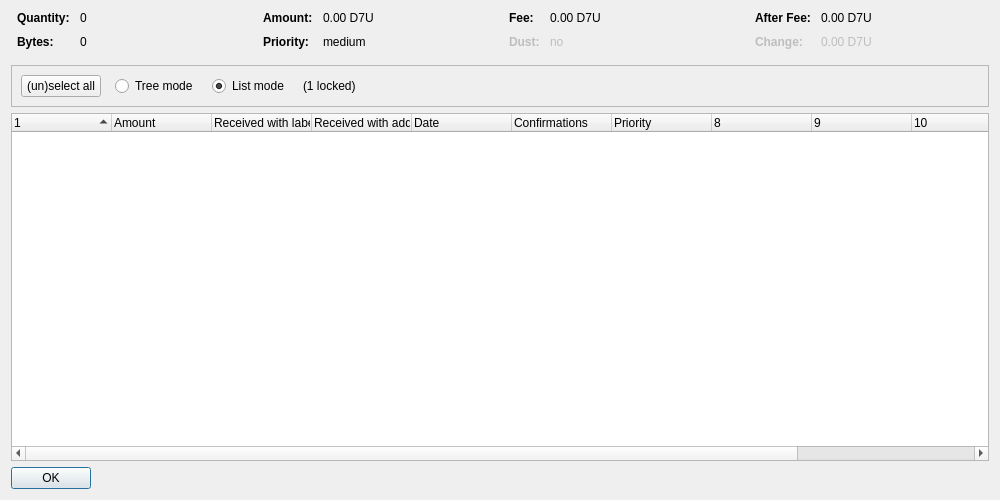
<?xml version="1.0" encoding="UTF-8"?>
<ui version="4.0">
 <class>CoinControlDialog</class>
 <widget class="QDialog" name="CoinControlDialog">
  <property name="geometry">
   <rect>
    <x>0</x>
    <y>0</y>
    <width>1000</width>
    <height>500</height>
   </rect>
  </property>
  <property name="windowTitle">
   <string>Coin Selection</string>
  </property>
  <layout class="QVBoxLayout" name="verticalLayout">
   <item>
    <layout class="QHBoxLayout" name="horizontalLayoutTop" stretch="0,0,0,0">
     <property name="topMargin">
      <number>0</number>
     </property>
     <property name="bottomMargin">
      <number>10</number>
     </property>
     <item>
      <layout class="QFormLayout" name="formLayoutCoinControl1">
       <property name="horizontalSpacing">
        <number>10</number>
       </property>
       <property name="verticalSpacing">
        <number>10</number>
       </property>
       <property name="leftMargin">
        <number>6</number>
       </property>
       <property name="rightMargin">
        <number>6</number>
       </property>
       <item row="0" column="0">
        <widget class="QLabel" name="labelCoinControlQuantityText">
         <property name="font">
          <font>
           <weight>75</weight>
           <bold>true</bold>
          </font>
         </property>
         <property name="text">
          <string>Quantity:</string>
         </property>
        </widget>
       </item>
       <item row="0" column="1">
        <widget class="QLabel" name="labelCoinControlQuantity">
         <property name="cursor">
          <cursorShape>IBeamCursor</cursorShape>
         </property>
         <property name="contextMenuPolicy">
          <enum>Qt::ActionsContextMenu</enum>
         </property>
         <property name="text">
          <string notr="true">0</string>
         </property>
         <property name="textInteractionFlags">
          <set>Qt::LinksAccessibleByMouse|Qt::TextSelectableByKeyboard|Qt::TextSelectableByMouse</set>
         </property>
        </widget>
       </item>
       <item row="1" column="0">
        <widget class="QLabel" name="labelCoinControlBytesText">
         <property name="font">
          <font>
           <weight>75</weight>
           <bold>true</bold>
          </font>
         </property>
         <property name="text">
          <string>Bytes:</string>
         </property>
        </widget>
       </item>
       <item row="1" column="1">
        <widget class="QLabel" name="labelCoinControlBytes">
         <property name="cursor">
          <cursorShape>IBeamCursor</cursorShape>
         </property>
         <property name="contextMenuPolicy">
          <enum>Qt::ActionsContextMenu</enum>
         </property>
         <property name="text">
          <string notr="true">0</string>
         </property>
         <property name="textInteractionFlags">
          <set>Qt::LinksAccessibleByMouse|Qt::TextSelectableByKeyboard|Qt::TextSelectableByMouse</set>
         </property>
        </widget>
       </item>
      </layout>
     </item>
     <item>
      <layout class="QFormLayout" name="formLayoutCoinControl2">
       <property name="horizontalSpacing">
        <number>10</number>
       </property>
       <property name="verticalSpacing">
        <number>10</number>
       </property>
       <property name="leftMargin">
        <number>6</number>
       </property>
       <property name="rightMargin">
        <number>6</number>
       </property>
       <item row="0" column="0">
        <widget class="QLabel" name="labelCoinControlAmountText">
         <property name="font">
          <font>
           <weight>75</weight>
           <bold>true</bold>
          </font>
         </property>
         <property name="text">
          <string>Amount:</string>
         </property>
        </widget>
       </item>
       <item row="0" column="1">
        <widget class="QLabel" name="labelCoinControlAmount">
         <property name="cursor">
          <cursorShape>IBeamCursor</cursorShape>
         </property>
         <property name="contextMenuPolicy">
          <enum>Qt::ActionsContextMenu</enum>
         </property>
         <property name="text">
          <string notr="true">0.00 D7U</string>
         </property>
         <property name="textInteractionFlags">
          <set>Qt::LinksAccessibleByMouse|Qt::TextSelectableByKeyboard|Qt::TextSelectableByMouse</set>
         </property>
        </widget>
       </item>
       <item row="1" column="0">
        <widget class="QLabel" name="labelCoinControlPriorityText">
         <property name="font">
          <font>
           <weight>75</weight>
           <bold>true</bold>
          </font>
         </property>
         <property name="text">
          <string>Priority:</string>
         </property>
        </widget>
       </item>
       <item row="1" column="1">
        <widget class="QLabel" name="labelCoinControlPriority">
         <property name="cursor">
          <cursorShape>IBeamCursor</cursorShape>
         </property>
         <property name="contextMenuPolicy">
          <enum>Qt::ActionsContextMenu</enum>
         </property>
         <property name="text">
          <string notr="true">medium</string>
         </property>
         <property name="textInteractionFlags">
          <set>Qt::LinksAccessibleByMouse|Qt::TextSelectableByKeyboard|Qt::TextSelectableByMouse</set>
         </property>
        </widget>
       </item>
      </layout>
     </item>
     <item>
      <layout class="QFormLayout" name="formLayoutCoinControl3">
       <property name="horizontalSpacing">
        <number>10</number>
       </property>
       <property name="verticalSpacing">
        <number>10</number>
       </property>
       <property name="leftMargin">
        <number>6</number>
       </property>
       <property name="rightMargin">
        <number>6</number>
       </property>
       <item row="0" column="0">
        <widget class="QLabel" name="labelCoinControlFeeText">
         <property name="font">
          <font>
           <weight>75</weight>
           <bold>true</bold>
          </font>
         </property>
         <property name="text">
          <string>Fee:</string>
         </property>
        </widget>
       </item>
       <item row="0" column="1">
        <widget class="QLabel" name="labelCoinControlFee">
         <property name="cursor">
          <cursorShape>IBeamCursor</cursorShape>
         </property>
         <property name="contextMenuPolicy">
          <enum>Qt::ActionsContextMenu</enum>
         </property>
         <property name="text">
          <string notr="true">0.00 D7U</string>
         </property>
         <property name="textInteractionFlags">
          <set>Qt::LinksAccessibleByMouse|Qt::TextSelectableByKeyboard|Qt::TextSelectableByMouse</set>
         </property>
        </widget>
       </item>
       <item row="1" column="0">
        <widget class="QLabel" name="labelCoinControlLowOutputText">
         <property name="enabled">
          <bool>false</bool>
         </property>
         <property name="font">
          <font>
           <weight>75</weight>
           <bold>true</bold>
          </font>
         </property>
         <property name="text">
          <string>Dust:</string>
         </property>
        </widget>
       </item>
       <item row="1" column="1">
        <widget class="QLabel" name="labelCoinControlLowOutput">
         <property name="enabled">
          <bool>false</bool>
         </property>
         <property name="cursor">
          <cursorShape>IBeamCursor</cursorShape>
         </property>
         <property name="contextMenuPolicy">
          <enum>Qt::ActionsContextMenu</enum>
         </property>
         <property name="text">
          <string notr="true">no</string>
         </property>
         <property name="textInteractionFlags">
          <set>Qt::LinksAccessibleByMouse|Qt::TextSelectableByKeyboard|Qt::TextSelectableByMouse</set>
         </property>
        </widget>
       </item>
      </layout>
     </item>
     <item>
      <layout class="QFormLayout" name="formLayoutCoinControl4">
       <property name="horizontalSpacing">
        <number>10</number>
       </property>
       <property name="verticalSpacing">
        <number>10</number>
       </property>
       <property name="leftMargin">
        <number>6</number>
       </property>
       <property name="rightMargin">
        <number>6</number>
       </property>
       <item row="0" column="0">
        <widget class="QLabel" name="labelCoinControlAfterFeeText">
         <property name="font">
          <font>
           <weight>75</weight>
           <bold>true</bold>
          </font>
         </property>
         <property name="text">
          <string>After Fee:</string>
         </property>
        </widget>
       </item>
       <item row="0" column="1">
        <widget class="QLabel" name="labelCoinControlAfterFee">
         <property name="cursor">
          <cursorShape>IBeamCursor</cursorShape>
         </property>
         <property name="contextMenuPolicy">
          <enum>Qt::ActionsContextMenu</enum>
         </property>
         <property name="text">
          <string notr="true">0.00 D7U</string>
         </property>
         <property name="textInteractionFlags">
          <set>Qt::LinksAccessibleByMouse|Qt::TextSelectableByKeyboard|Qt::TextSelectableByMouse</set>
         </property>
        </widget>
       </item>
       <item row="1" column="0">
        <widget class="QLabel" name="labelCoinControlChangeText">
         <property name="enabled">
          <bool>false</bool>
         </property>
         <property name="font">
          <font>
           <weight>75</weight>
           <bold>true</bold>
          </font>
         </property>
         <property name="text">
          <string>Change:</string>
         </property>
        </widget>
       </item>
       <item row="1" column="1">
        <widget class="QLabel" name="labelCoinControlChange">
         <property name="enabled">
          <bool>false</bool>
         </property>
         <property name="cursor">
          <cursorShape>IBeamCursor</cursorShape>
         </property>
         <property name="contextMenuPolicy">
          <enum>Qt::ActionsContextMenu</enum>
         </property>
         <property name="text">
          <string notr="true">0.00 D7U</string>
         </property>
         <property name="textInteractionFlags">
          <set>Qt::LinksAccessibleByMouse|Qt::TextSelectableByKeyboard|Qt::TextSelectableByMouse</set>
         </property>
        </widget>
       </item>
      </layout>
     </item>
    </layout>
   </item>
   <item>
    <widget class="QFrame" name="frame">
     <property name="minimumSize">
      <size>
       <width>0</width>
       <height>40</height>
      </size>
     </property>
     <property name="frameShape">
      <enum>QFrame::StyledPanel</enum>
     </property>
     <property name="frameShadow">
      <enum>QFrame::Sunken</enum>
     </property>
     <layout class="QHBoxLayout" name="horizontalLayout">
      <item>
       <layout class="QHBoxLayout" name="horizontalLayoutPanel" stretch="0,0,0,0,0">
        <property name="spacing">
         <number>14</number>
        </property>
        <item>
         <widget class="QPushButton" name="pushButtonSelectAll">
          <property name="sizePolicy">
           <sizepolicy hsizetype="Maximum" vsizetype="Fixed">
            <horstretch>0</horstretch>
            <verstretch>0</verstretch>
           </sizepolicy>
          </property>
          <property name="text">
           <string>(un)select all</string>
          </property>
          <property name="autoDefault">
           <bool>false</bool>
          </property>
         </widget>
        </item>
        <item>
         <widget class="QRadioButton" name="radioTreeMode">
          <property name="sizePolicy">
           <sizepolicy hsizetype="Maximum" vsizetype="Fixed">
            <horstretch>0</horstretch>
            <verstretch>0</verstretch>
           </sizepolicy>
          </property>
          <property name="text">
           <string>Tree mode</string>
          </property>
         </widget>
        </item>
        <item>
         <widget class="QRadioButton" name="radioListMode">
          <property name="sizePolicy">
           <sizepolicy hsizetype="Maximum" vsizetype="Fixed">
            <horstretch>0</horstretch>
            <verstretch>0</verstretch>
           </sizepolicy>
          </property>
          <property name="text">
           <string>List mode</string>
          </property>
          <property name="checked">
           <bool>true</bool>
          </property>
         </widget>
        </item>
        <item>
         <widget class="QLabel" name="labelLocked">
          <property name="text">
           <string notr="true">(1 locked)</string>
          </property>
         </widget>
        </item>
        <item>
         <spacer name="horizontalSpacer">
          <property name="orientation">
           <enum>Qt::Horizontal</enum>
          </property>
          <property name="sizeHint" stdset="0">
           <size>
            <width>40</width>
            <height>20</height>
           </size>
          </property>
         </spacer>
        </item>
       </layout>
      </item>
     </layout>
    </widget>
   </item>
   <item>
    <widget class="CoinControlTreeWidget" name="treeWidget">
     <property name="contextMenuPolicy">
      <enum>Qt::CustomContextMenu</enum>
     </property>
     <property name="sortingEnabled">
      <bool>false</bool>
     </property>
     <property name="columnCount">
      <number>12</number>
     </property>
     <attribute name="headerShowSortIndicator" stdset="0">
      <bool>true</bool>
     </attribute>
     <attribute name="headerStretchLastSection">
      <bool>false</bool>
     </attribute>
     <column>
      <property name="text">
       <string/>
      </property>
     </column>
     <column>
      <property name="text">
       <string>Amount</string>
      </property>
     </column>
     <column>
      <property name="text">
       <string>Received with label</string>
      </property>
     </column>
     <column>
      <property name="text">
       <string>Received with address</string>
      </property>
     </column>
     <column>
      <property name="text">
       <string>Date</string>
      </property>
     </column>
     <column>
      <property name="text">
       <string>Confirmations</string>
      </property>
      <property name="toolTip">
       <string>Confirmed</string>
      </property>
     </column>
     <column>
      <property name="text">
       <string>Priority</string>
      </property>
     </column>
     <column>
      <property name="text">
       <string/>
      </property>
     </column>
     <column>
      <property name="text">
       <string/>
      </property>
     </column>
     <column>
      <property name="text">
       <string/>
      </property>
     </column>
     <column>
      <property name="text">
       <string/>
      </property>
     </column>
     <column>
      <property name="text">
       <string/>
      </property>
     </column>
    </widget>
   </item>
   <item>
    <widget class="QDialogButtonBox" name="buttonBox">
     <property name="sizePolicy">
      <sizepolicy hsizetype="Maximum" vsizetype="Fixed">
       <horstretch>0</horstretch>
       <verstretch>0</verstretch>
      </sizepolicy>
     </property>
     <property name="orientation">
      <enum>Qt::Horizontal</enum>
     </property>
     <property name="standardButtons">
      <set>QDialogButtonBox::Ok</set>
     </property>
    </widget>
   </item>
  </layout>
 </widget>
 <customwidgets>
  <customwidget>
   <class>CoinControlTreeWidget</class>
   <extends>QTreeWidget</extends>
   <header>coincontroltreewidget.h</header>
  </customwidget>
 </customwidgets>
 <resources/>
 <connections/>
</ui>
